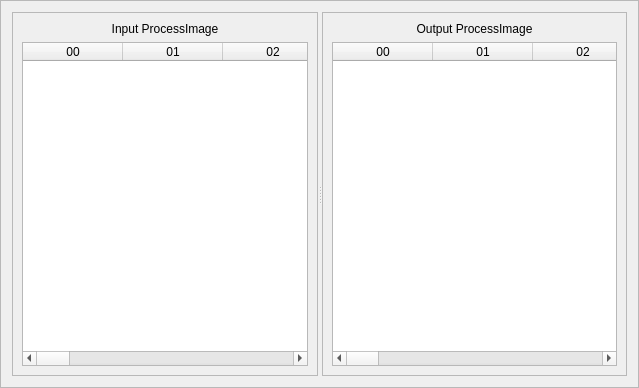
<?xml version="1.0" encoding="UTF-8"?>
<ui version="4.0">
 <class>ProcessImageMemory</class>
 <widget class="QFrame" name="ProcessImageMemory">
  <property name="geometry">
   <rect>
    <x>0</x>
    <y>0</y>
    <width>639</width>
    <height>388</height>
   </rect>
  </property>
  <property name="windowTitle">
   <string>Frame</string>
  </property>
  <property name="frameShape">
   <enum>QFrame::StyledPanel</enum>
  </property>
  <property name="frameShadow">
   <enum>QFrame::Raised</enum>
  </property>
  <layout class="QHBoxLayout" name="horizontalLayout">
   <item>
    <widget class="QSplitter" name="splitter">
     <property name="orientation">
      <enum>Qt::Horizontal</enum>
     </property>
     <widget class="QFrame" name="inputFrame">
      <property name="frameShape">
       <enum>QFrame::StyledPanel</enum>
      </property>
      <property name="frameShadow">
       <enum>QFrame::Raised</enum>
      </property>
      <layout class="QVBoxLayout" name="verticalLayout">
       <item>
        <widget class="QLabel" name="inputHeading">
         <property name="text">
          <string>Input ProcessImage</string>
         </property>
         <property name="alignment">
          <set>Qt::AlignCenter</set>
         </property>
        </widget>
       </item>
       <item>
        <widget class="QTableWidget" name="inputTable">
         <property name="alternatingRowColors">
          <bool>true</bool>
         </property>
         <property name="selectionMode">
          <enum>QAbstractItemView::SingleSelection</enum>
         </property>
         <property name="wordWrap">
          <bool>false</bool>
         </property>
         <attribute name="verticalHeaderVisible">
          <bool>true</bool>
         </attribute>
         <column>
          <property name="text">
           <string>00</string>
          </property>
         </column>
         <column>
          <property name="text">
           <string>01</string>
          </property>
         </column>
         <column>
          <property name="text">
           <string>02</string>
          </property>
         </column>
         <column>
          <property name="text">
           <string>03</string>
          </property>
         </column>
         <column>
          <property name="text">
           <string>04</string>
          </property>
         </column>
         <column>
          <property name="text">
           <string>05</string>
          </property>
         </column>
         <column>
          <property name="text">
           <string>06</string>
          </property>
         </column>
         <column>
          <property name="text">
           <string>07</string>
          </property>
         </column>
         <column>
          <property name="text">
           <string>08</string>
          </property>
         </column>
         <column>
          <property name="text">
           <string>09</string>
          </property>
         </column>
         <column>
          <property name="text">
           <string>0A</string>
          </property>
         </column>
         <column>
          <property name="text">
           <string>0B</string>
          </property>
         </column>
         <column>
          <property name="text">
           <string>0C</string>
          </property>
         </column>
         <column>
          <property name="text">
           <string>0D</string>
          </property>
         </column>
         <column>
          <property name="text">
           <string>0E</string>
          </property>
         </column>
         <column>
          <property name="text">
           <string>0F</string>
          </property>
         </column>
        </widget>
       </item>
      </layout>
     </widget>
     <widget class="QFrame" name="outFrame">
      <property name="frameShape">
       <enum>QFrame::StyledPanel</enum>
      </property>
      <property name="frameShadow">
       <enum>QFrame::Raised</enum>
      </property>
      <layout class="QVBoxLayout" name="verticalLayout_2">
       <item>
        <widget class="QLabel" name="outHeading">
         <property name="text">
          <string>Output ProcessImage</string>
         </property>
         <property name="alignment">
          <set>Qt::AlignCenter</set>
         </property>
        </widget>
       </item>
       <item>
        <widget class="QTableWidget" name="outTable">
         <property name="alternatingRowColors">
          <bool>true</bool>
         </property>
         <property name="selectionMode">
          <enum>QAbstractItemView::SingleSelection</enum>
         </property>
         <property name="wordWrap">
          <bool>false</bool>
         </property>
         <attribute name="verticalHeaderVisible">
          <bool>false</bool>
         </attribute>
         <column>
          <property name="text">
           <string>00</string>
          </property>
         </column>
         <column>
          <property name="text">
           <string>01</string>
          </property>
         </column>
         <column>
          <property name="text">
           <string>02</string>
          </property>
         </column>
         <column>
          <property name="text">
           <string>03</string>
          </property>
         </column>
         <column>
          <property name="text">
           <string>04</string>
          </property>
         </column>
         <column>
          <property name="text">
           <string>05</string>
          </property>
         </column>
         <column>
          <property name="text">
           <string>06</string>
          </property>
         </column>
         <column>
          <property name="text">
           <string>07</string>
          </property>
         </column>
         <column>
          <property name="text">
           <string>08</string>
          </property>
         </column>
         <column>
          <property name="text">
           <string>09</string>
          </property>
         </column>
         <column>
          <property name="text">
           <string>0A</string>
          </property>
         </column>
         <column>
          <property name="text">
           <string>0B</string>
          </property>
         </column>
         <column>
          <property name="text">
           <string>0C</string>
          </property>
         </column>
         <column>
          <property name="text">
           <string>0D</string>
          </property>
         </column>
         <column>
          <property name="text">
           <string>0E</string>
          </property>
         </column>
         <column>
          <property name="text">
           <string>0F</string>
          </property>
         </column>
        </widget>
       </item>
      </layout>
     </widget>
    </widget>
   </item>
  </layout>
 </widget>
 <resources/>
 <connections/>
</ui>
